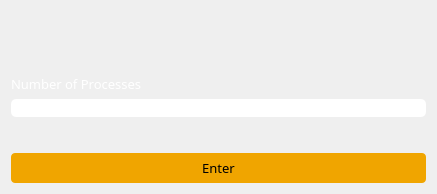
<?xml version="1.0" encoding="UTF-8"?>
<ui version="4.0">
 <class>numberProcesses</class>
 <widget class="QDialog" name="numberProcesses">
  <property name="geometry">
   <rect>
    <x>0</x>
    <y>0</y>
    <width>437</width>
    <height>194</height>
   </rect>
  </property>
  <property name="windowTitle">
   <string>Processes Schedular</string>
  </property>
  <property name="styleSheet">
   <string notr="true">numberProcesses{
background: #02475e;
}</string>
  </property>
  <layout class="QVBoxLayout" name="verticalLayout_2">
   <item>
    <layout class="QVBoxLayout" name="verticalLayout">
     <item>
      <layout class="QGridLayout" name="gridLayout">
       <item row="0" column="0">
        <widget class="QLabel" name="label">
         <property name="maximumSize">
          <size>
           <width>16777215</width>
           <height>118</height>
          </size>
         </property>
         <property name="font">
          <font>
           <family>Century Gothic</family>
           <pointsize>10</pointsize>
          </font>
         </property>
         <property name="styleSheet">
          <string notr="true">QLabel{
color:white;
}</string>
         </property>
         <property name="text">
          <string>Number of Processes</string>
         </property>
         <property name="alignment">
          <set>Qt::AlignBottom|Qt::AlignLeading|Qt::AlignLeft</set>
         </property>
        </widget>
       </item>
       <item row="1" column="0">
        <widget class="QLineEdit" name="numberOfProcesses">
         <property name="styleSheet">
          <string notr="true">QLineEdit {
	border-radius: 5px;
	border: 2px;
	padding: 1px;
}</string>
         </property>
         <property name="inputMethodHints">
          <set>Qt::ImhDigitsOnly</set>
         </property>
        </widget>
       </item>
      </layout>
     </item>
     <item>
      <widget class="QPushButton" name="noProAction">
       <property name="font">
        <font>
         <family>Century Gothic</family>
         <pointsize>10</pointsize>
        </font>
       </property>
       <property name="styleSheet">
        <string notr="true">QPushButton{
background-color: #f0a500;
color:white;
border-radius: 4px;
height: 30px;
margin-top : 30px;
color: black;
}</string>
       </property>
       <property name="text">
        <string>Enter</string>
       </property>
      </widget>
     </item>
    </layout>
   </item>
  </layout>
 </widget>
 <resources/>
 <connections/>
</ui>
